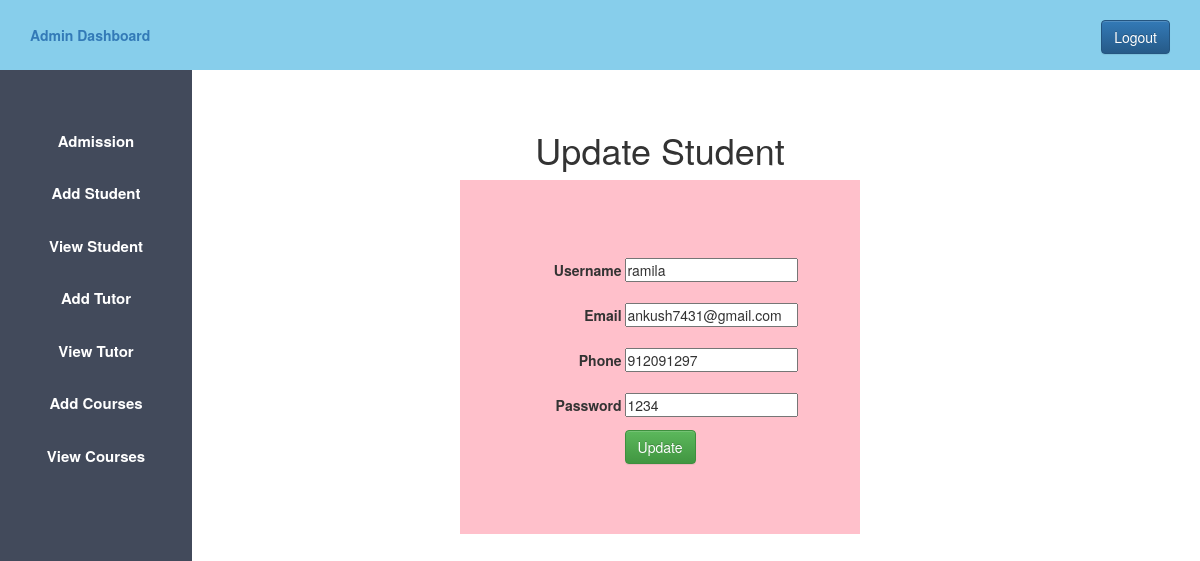
Screenshot of /update_student.php?student_id=24 (signed in) with the database file from the repository.
### tables this page shows
CREATE TABLE `user` (
  `id` int(11) NOT NULL,
  `username` varchar(50) DEFAULT NULL,
  `phone` int(30) DEFAULT NULL,
  `email` varchar(50) DEFAULT NULL,
  `usertype` varchar(50) DEFAULT NULL,
  `password` varchar(50) DEFAULT NULL
);

### update_student.php (the view, shortened to what this page needs)
<?php
    $host="localhost";
    $user="root";
    $password="";
    $db="studentproject";
    $data=mysqli_connect($host,$user,$password,$db);
    $id=$_GET['student_id'];
    $sql="SELECT * FROM user WHERE id='$id' ";
    $result=mysqli_query($data,$sql);
    $info=$result->fetch_assoc();
?>
<!DOCTYPE html>
<html>
<head>
    <?php
         include 'admin_css.php';
     ?>
</head>
<body>
  <?php
   include 'admin_sidebar.php';
   ?>
  <div class="content">
    <center>
      <h1>Update Student</h1>
      <div class="div_deg">
        <form action="#" method="POST">
          <div>
            <label>Username</label>
            <input type="text" name="name" value="<?php echo "{$info['username']}";  ?>">
          </div>
          <div>
            <label>Email</label>
            <input type="email" name="email" value="<?php echo "{$info['email']}";  ?>">
          </div>
          <div>
            <label>Phone</label>
            <input type="phone" name="phone" value="<?php echo "{$info['phone']}";  ?>">
          </div>
          <div>
            <label>Password</label>
            <input type="text" name="password" value="<?php echo "{$info['password']}";  ?>">
          </div>
          <div>
            <input class="btn btn-success" type="submit" name="update" value="Update">
          </div>
        </form>
      </div>
</center>
  </div>
</body>
</html>

### admin.css (style rules this page uses)
* { margin: 0px; padding: 0px; }
.content { margin-left: 20%; margin-top: 5%; margin-right: 10%; }

### update_student.php (style rules this page uses)
label { display: inline-block; width: 100px; text-align: right; padding-top: 10px; padding-bottom: 10px; }
.div_deg { background-color: pink; width: 400px; padding-top: 70px; padding-bottom: 70px; }

### rows the page displays
user: name "ramila", email "ankush7431@gmail.com", phone "912091297", password "1234"
